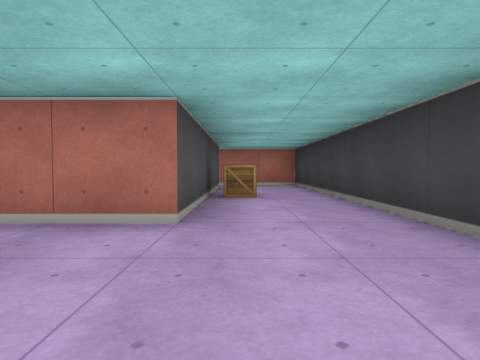
[1] (above)

24 first-person views from a walk through a cub3D maze. The camera is about half as high as the walls, tilts 2° down and sees 75° across. The floor is counted in squares. Each view is taken from the middle of a square. On the plan, view 1 faces up. The plan holds only what a view shows up to about 9 squares ahead; the rest is blank.

[2]
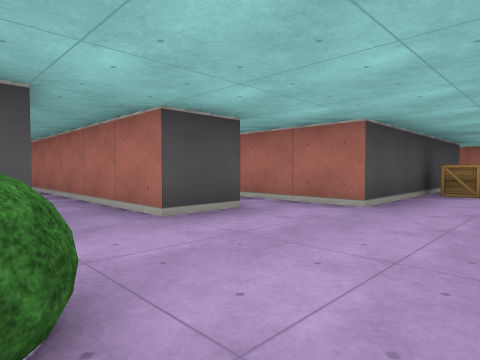

[3]
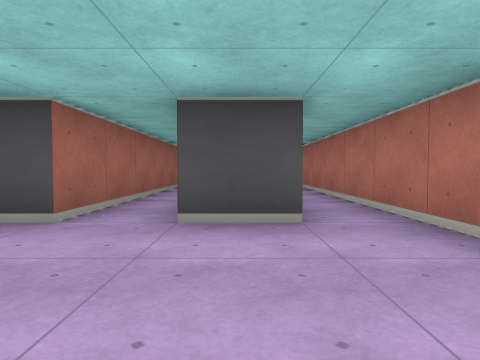

[4]
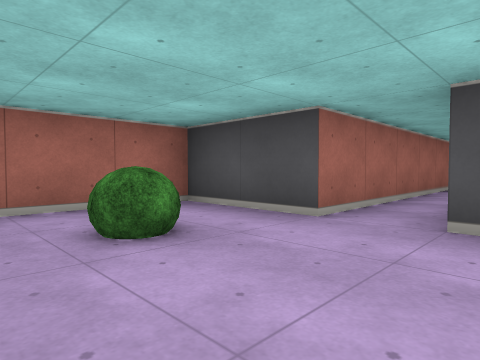

[5]
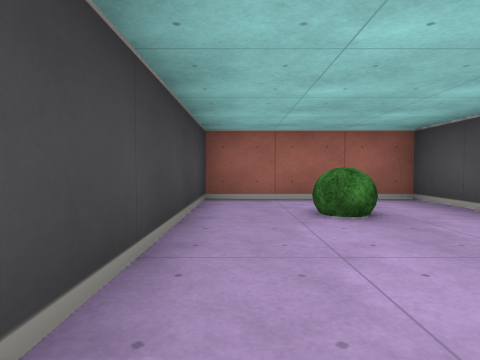

[6]
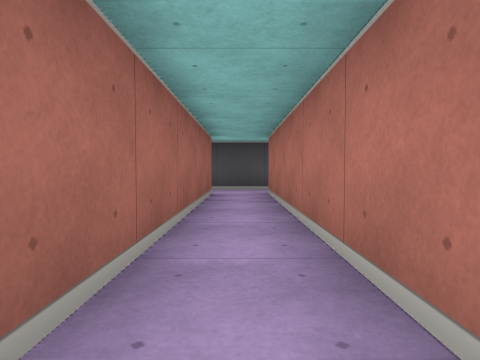

[7]
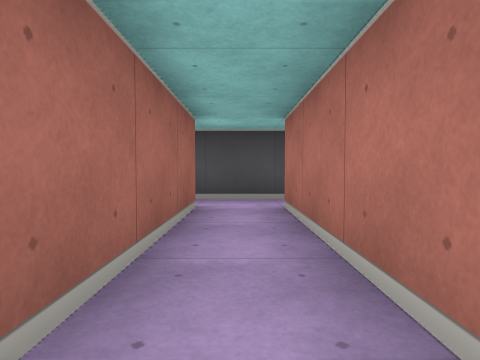

[8]
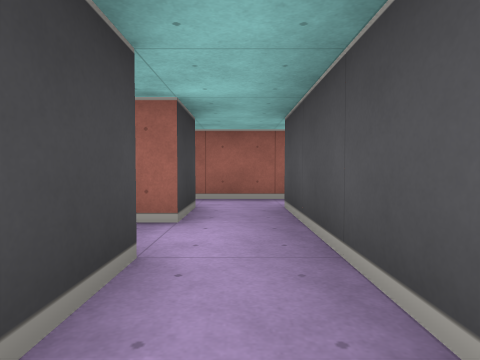

[9]
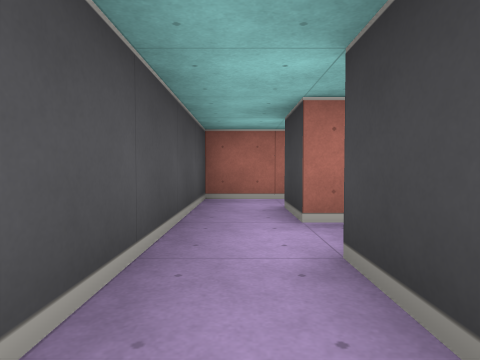

[10]
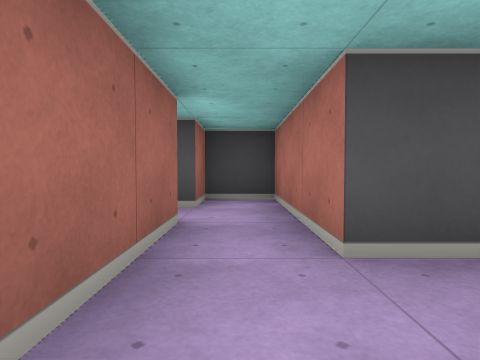

[11]
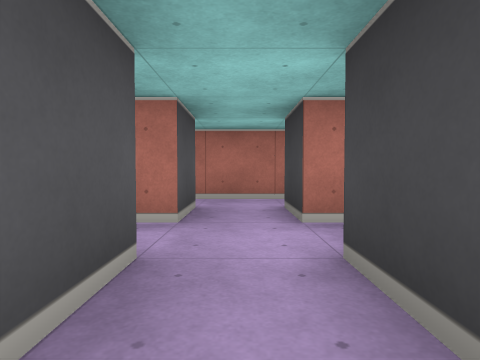

[12]
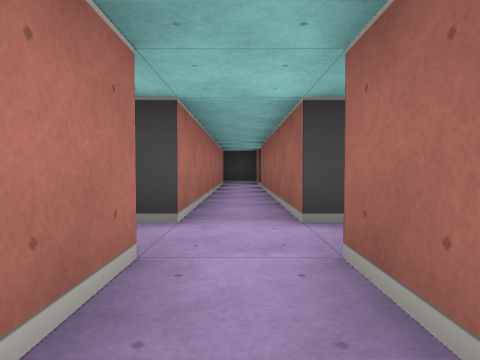

[13]
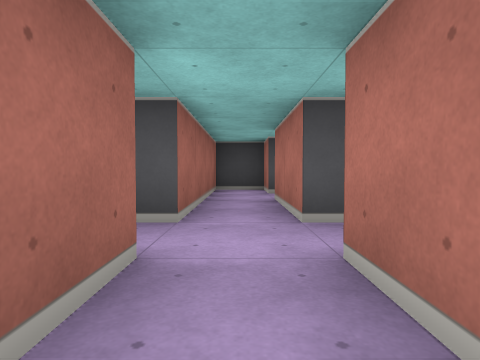

[14]
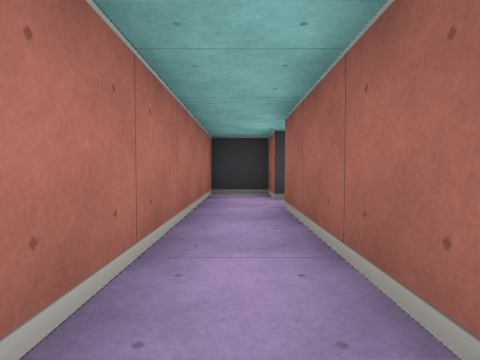

[15]
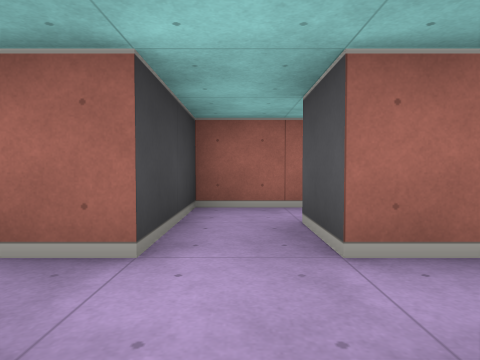

[16]
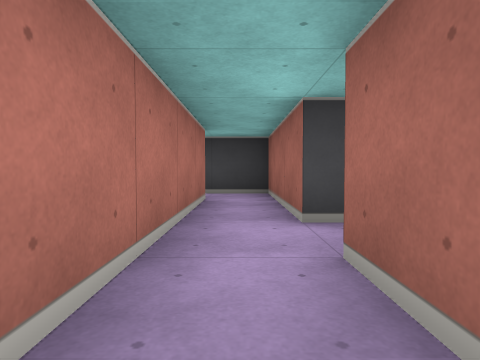

[17]
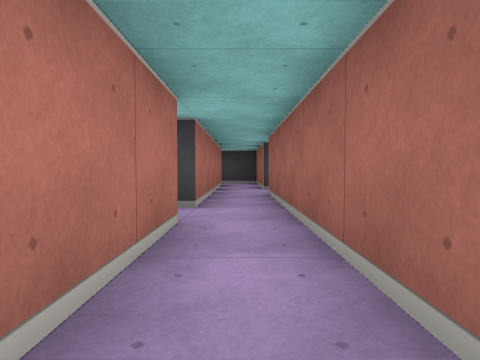

[18]
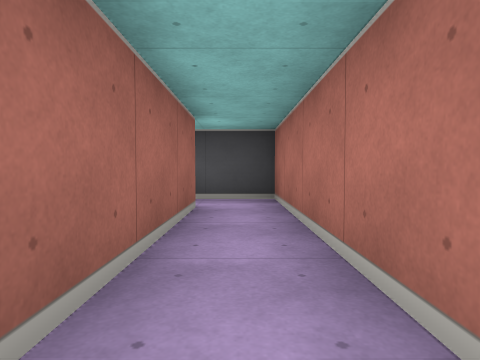

[19]
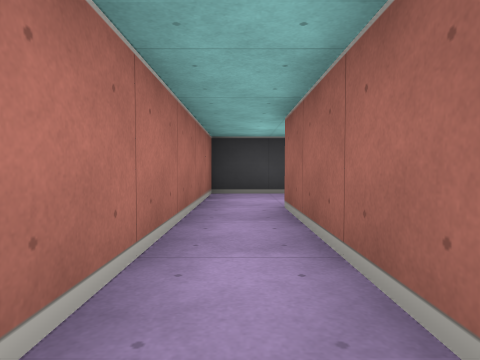

[20]
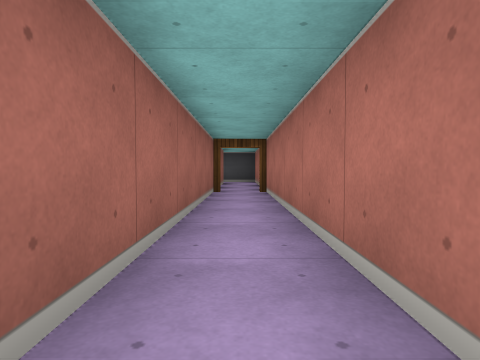

[21]
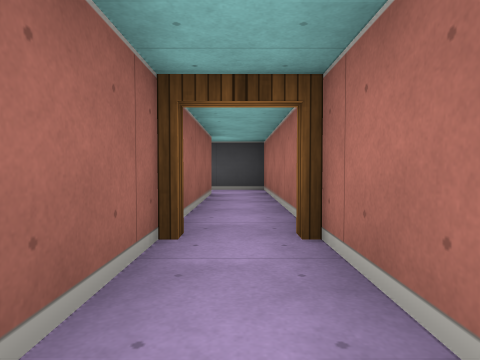

[22]
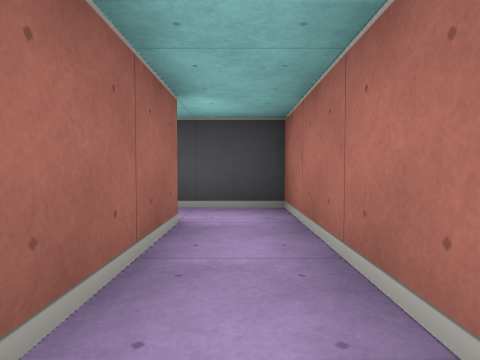

[23]
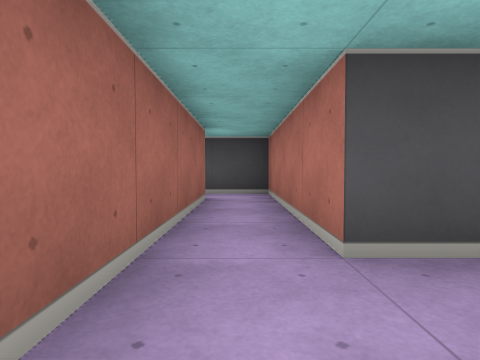

[24]
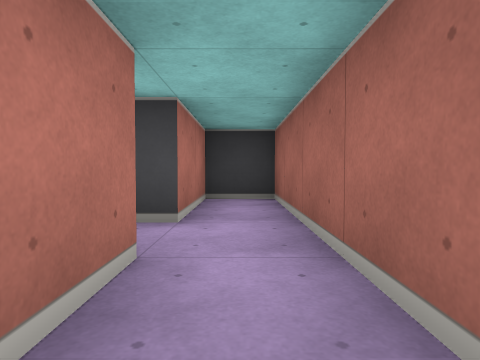

### Floor plan
Points are (right, up) in squares from view 1. A wall is a line through its corners. A room is listed if a view was taken in it or the views show most of it. See-through windows are left out.
Room 1 (views 1, 2, 3, 4, 5, 6, 7, 9, 10, 19, 20, 21)
walls: (-1.5, 1.6) (-1.5, 0.5) (-6.5, 0.5); (-7.5, 0.5) (-7.5, 1.5) (-2.6, 1.5); (-8.5, 2.5) (-8.5, 0.5) (-9.5, 0.5); (-7, 7.5) (-0.5, 7.5) (-0.5, 2.5) (-7.5, 2.5); (-9.5, -0.5) (-1.5, -0.5) (-1.5, -2.5) (1.5, -2.5) (1.5, 8.5) (-7, 8.5)
ways out: opening at (-8, 3) to room 2; opening at (-9, 0) to room 6; open door at (-7, 8) to room 8
objects: bush (0, -1); crate (0, 5)
Room 2 (views 8, 23, 24)
walls: (-4.5, 4.5) (-8.5, 4.5) (-8.5, 2.5); (-7.5, 2.5) (-7.5, 3.5) (-1.5, 3.5) (-1.5, 4.5) (-3.5, 4.5)
ways out: opening at (-8, 3) to room 1; opening at (-4, 5)
Room 3 (view 11)
walls: (-10.5, -4.5) (-9.5, -4.5) (-9.5, -3.5)
ways out: opening at (-10, -3) to room 5; opening at (-11.5, -4) to room 9
Room 4 (view 12)
walls: (-13.5, -1.5) (-14.5, -1.5) (-14.5, -2.5) (-10.5, -2.5); (-10.5, -1.5) (-12.5, -1.5)
ways out: opening at (-11.5, -2) to room 5; opening at (-13, -1)
Room 5 (views 13, 14)
walls: (-9.5, -3.5) (-9.5, -2.5) (-4.5, -2.5); (-10.5, -2.5) (-10.5, -3.5); (-3.5, -2.5) (-2.5, -2.5) (-2.5, -1.5) (-9.5, -1.5)
ways out: opening at (-10, -3) to room 3; opening at (-11.5, -2) to room 4; opening at (-10, -1) to room 6; opening at (-4, -3)
Room 6 (view 15)
walls: (-9.5, 0.5) (-11.5, 0.5) (-11.5, -0.5) (-10.5, -0.5) (-10.5, -1.5); (-9.5, -1.5) (-9.5, -0.5)
ways out: opening at (-9, 0) to room 1; opening at (-10, -1) to room 5
Room 7 (views 16, 17, 18)
walls: (-16.5, -3.5) (-20.5, -3.5) (-20.5, -4.8); (-19.5, -4.5) (-13.5, -4.5); (-13.5, -3.5) (-15.5, -3.5)
ways out: opening at (-14.5, -4) to room 9; opening at (-20, -5); opening at (-16, -3)
Room 8 (view 22)
walls: (-10.5, 7.5) (-7, 7.5); (-7, 8.5) (-11.5, 8.5) (-11.5, 7.2)
ways out: open door at (-7, 8) to room 1; opening at (-11, 7)
Room 9 (no view inside)
walls: (-12.5, -4.5) (-10.5, -4.5); (-10.5, -3.5) (-13.5, -3.5)
ways out: opening at (-11.5, -4) to room 3; opening at (-14.5, -4) to room 7; opening at (-13, -5)

Positions as (right, up) in squares from view 1, and headings:
1: (0, 0), facing up
2: (1, -1), facing up-left
3: (1, 1), facing left
4: (1, 1), facing down-left
5: (1, 2), facing down
6: (-2, 2), facing left
7: (-4, 2), facing left
8: (-8, 4), facing down
9: (-8, 0), facing up
10: (-7, 0), facing left
11: (-10, -4), facing up
12: (-12, -2), facing right
13: (-8, -2), facing left
14: (-8, -2), facing right
15: (-10, -1), facing down
16: (-15, -4), facing right
17: (-19, -4), facing right
18: (-16, -4), facing left
19: (-4, 8), facing right
20: (-1, 8), facing left
21: (-5, 8), facing left
22: (-8, 8), facing left
23: (-3, 4), facing left
24: (-6, 4), facing right
